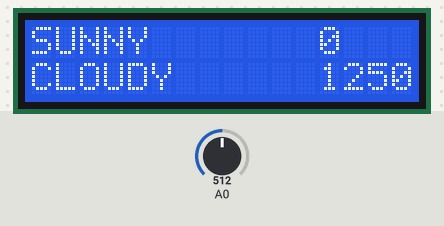
A sketch run on a simulated Arduino Uno, built with avr-gcc and run on an emulated ATmega328P. Shown: 16×2 character LCD. The test bench sets the inputs (shaded band); at power-on: A0 = 512. Random numbers use the default seed unless the sketch sets one; what the sketch prints to the serial monitor is not drawn.

Above: at 0.2 s.
At 25.3 s:
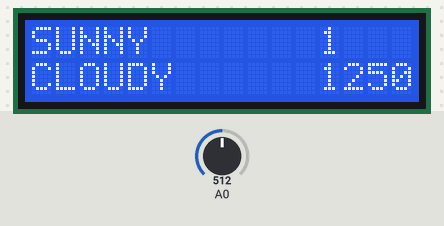
At 37.8 s:
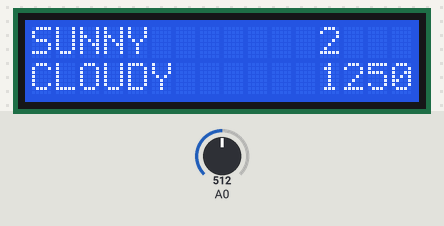
At 62.9 s:
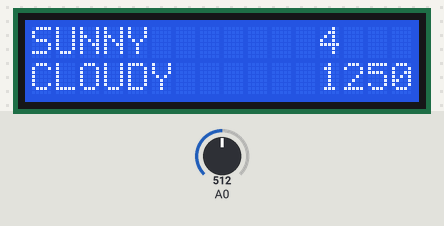
At 88.0 s:
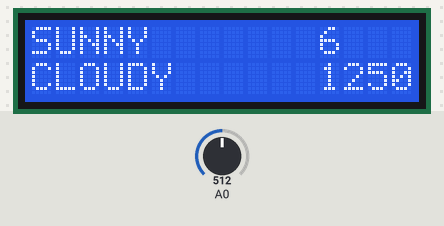
At 125.6 s:
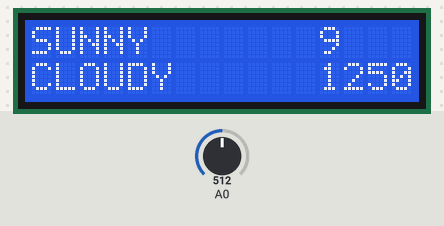

Measured:
- what the display in image 0 shows lasts 25.1 s, from 0.1 s to 25.2 s
- what the display in image 1 shows lasts 12.6 s, from 25.2 s to 37.8 s

The sketch:

prog_arduino.ino
```cpp
#include <LiquidCrystal.h>
#include <math.h>


LiquidCrystal lcd(8, 9, 4, 5, 6, 7);           // select the pins used on the LCD panel

// define some values used by the panel and buttons
int lcd_key     = 0;
int adc_key_in  = 0;

#define btnRIGHT  0
#define btnUP     1
#define btnDOWN   2
#define btnLEFT   3
#define btnSELECT 4
#define btnNONE   5

#define RAINNY        0
#define CLOUDY        1
#define SUNNY         2
#define HEATWAVE      3
#define THUNDERSTORM  4

typedef enum {
  H_INIT,
  H_IDLE,
  H_TICK_H,
  H_TICK_D
} HORLOGE_STATE;

typedef enum {
  M_IDLE,
  M_SELECT
} METROLOGY_STATE;

typedef enum {
  rainny,
  cloudy,
  sunny,
  heatwave,
  thunderstorm
} WEATHER;

typedef enum {
  C_IDLE,
  C_ON,
  C_HOLD
} CLICK_STATE;

// Etats courants
HORLOGE_STATE horloge_state;
METROLOGY_STATE metrology_state;
CLICK_STATE click_state;

// Variables globales
unsigned long timer = 0, click_timer = 0;
int tempo_hour = 12500;
int nb_h = 0, nb_d = 0, h_from_begin;
bool tick_hour = 0, tick_day = 0;
int current_weather, forecast_weather;

// Définitions des fonctions de la tâche Horloge
void horloge_init();
void horloge_update();
void horloge_output();

// Définitions des fonctions de la tâche Metrology
void metrology_init();
void metrology_update();
void metrology_output();

// Définitions des fonctions de la tâche Click
void click_init();
void click_update();
void click_output();

// Définitions des fonctions de l'affichage
int read_LCD_buttons();
void send_data();


/******************* Main *********************/

void setup() {
  // start serial
  Serial.begin(9600);

  // start the library
  lcd.begin(16, 2);

  // Initialisation de toutes les machines à états
  horloge_init();
  metrology_init();
  click_init();
  send_data();
}

void loop() {
  // Mise à jour des états
  horloge_update();
  metrology_update();
  click_update();

  // Mise à jour des sorties
  horloge_output();
  metrology_output();
  click_output();

}


/**************** Screen Functions ******************/

int read_LCD_buttons() {              // read the buttons
  adc_key_in = analogRead(0);       // read the value from the sensor

  // my buttons when read are centered at these values: 0, 144, 329, 504, 741
  // we add approx 50 to those values and check to see if we are close
  // We make this the 1st option for speed reasons since it will be the most likely result

  if (adc_key_in > 1000) return btnNONE;
  if (adc_key_in < 50)   return btnRIGHT;
  if (adc_key_in < 250)  return btnUP;
  if (adc_key_in < 450)  return btnDOWN;
  if (adc_key_in < 650)  return btnLEFT;
  if (adc_key_in < 850)  return btnSELECT;

  return btnNONE;                // when all others fail, return this.
}


/**************** Horloge functions ******************/

void horloge_init() {
  horloge_state = H_INIT;
}

void horloge_update()
{
  HORLOGE_STATE next_state = horloge_state;

  switch (horloge_state)
  {
    case H_INIT :
      timer = millis() + tempo_hour;
      next_state = H_IDLE;
      break;
    case H_IDLE :
      if (timer < millis()) next_state = H_TICK_H;
      break;
    case H_TICK_H :
      nb_h ++;
      if (nb_h == 24) {
        nb_d++;
        nb_h = 0;
        next_state = H_TICK_D;
      } else if (nb_h < 24) {
        next_state = H_INIT;
      }
      break;
    case H_TICK_D :
      next_state = H_INIT;
      break;
  }
  horloge_state = next_state;
}

void horloge_output() {
  switch (horloge_state)
  {
    case H_INIT :
      tick_hour = 0;
      tick_day = 0;
      break;
    case H_IDLE :
      break;
    case H_TICK_H :
      send_data();
      tick_hour = 1;
      break;
    case H_TICK_D :
      tick_day = 1;
      break;
  }
}


/**************** Metrology functions ******************/

void metrology_init() {
  metrology_state = M_IDLE;
  current_weather = SUNNY;
  forecast_weather = CLOUDY;
  lcd.setCursor(0, 0);
  lcd.print("SUNNY          ");
  lcd.setCursor(0, 1);
  lcd.print("CLOUDY           ");

}

void metrology_update() {
  METROLOGY_STATE next_state = metrology_state;

  switch (metrology_state)
  {
    case M_IDLE :
      if (tick_day) next_state = M_SELECT;
      break;
    case M_SELECT :
      next_state = M_IDLE;
      break;
  }
  metrology_state = next_state;
}

void metrology_output() {

  switch (metrology_state)
  {
    case M_IDLE :
      break;
    case M_SELECT :

      int rand_current = random(1, 101);
      int rand_forecast = random(1, 101);

      if      (rand_current == 2)                      {
        current_weather = (forecast_weather + 2) % 5;
      }
      else if (rand_current == 1)                      {
        current_weather = (forecast_weather - 2) % 5;
      }
      else if (rand_current > 2 && rand_current <= 7)   {
        current_weather = (forecast_weather + 1) % 5;
      }
      else if (rand_current > 7 && rand_current <= 12)  {
        current_weather = (forecast_weather - 1) % 5;
      }
      else if (rand_current > 12 && rand_current <= 100) {
        current_weather = forecast_weather;
      }

      if      (rand_forecast >  0 && rand_forecast <= 15) {
        forecast_weather = RAINNY;
      }
      else if (rand_forecast > 15 && rand_forecast <= 35) {
        forecast_weather = CLOUDY;
      }
      else if (rand_forecast > 35 && rand_forecast <= 75) {
        forecast_weather = SUNNY;
      }
      else if (rand_forecast > 75 && rand_forecast <= 95) {
        forecast_weather = HEATWAVE;
      }
      else if (rand_forecast > 95 && rand_forecast <= 100) {
        forecast_weather = THUNDERSTORM;
      }
      break;
  }
}


/**************** Click functions ******************/

void click_init() {
  click_state = C_IDLE;
}

void click_update() {
  CLICK_STATE next_state = click_state;
  int btn = read_LCD_buttons();
  switch (click_state)
  {
    case C_IDLE :
      if (btn != btnNONE) {
        next_state = C_ON;
        click_timer = millis() + 10;
      }
      break;
    case C_ON :
      if (click_timer < millis() && read_LCD_buttons() != btnNONE) {
        next_state = C_HOLD;
      }
      break;
    case C_HOLD :
      if (read_LCD_buttons() == btnNONE)
        next_state = C_IDLE;
      break;
  }
  click_state = next_state;
}

void click_output() {

  int btn = read_LCD_buttons();
  static bool first = false;
  switch (click_state)
  {
    case C_IDLE :
      break;
    case C_ON :
      first = true;
      break;
    case C_HOLD :
      if (first) {
        switch (btn)
        {
          case btnRIGHT:
            break;
          case btnUP:
            if (tempo_hour < 30000)
              tempo_hour += 1000;
            break;
          case btnDOWN:
            if (tempo_hour >= 1000)
              tempo_hour -= 1000;
            break;
          case btnLEFT:
            break;
          case btnSELECT:
            break;
          case btnNONE:
            break;
        }
        first = false;
        lcd.setCursor(12, 1);
        lcd.print(tempo_hour);
      }
      break;
  }
}


void send_data() {

  Serial.print("{\"timestamp\" : \"");
  Serial.print(h_from_begin);
  Serial.print("\",\"weather\" : [{\"dfn\" : \"0\", \"weather\" : \"");

  lcd.setCursor(0, 0);
  switch (current_weather) {
    case RAINNY :
      lcd.print("RAINNY          ");
      Serial.print("rainny");
      break;
    case CLOUDY :
      lcd.print("CLOUDY          ");
      Serial.print("cloudy");
      break;
    case SUNNY :
      lcd.print("SUNNY           ");
      Serial.print("sunny");
      break;
    case HEATWAVE :
      lcd.print("HEATWAVE        ");
      Serial.print("heatwave");
      break;
    case THUNDERSTORM :
      lcd.print("THUNDERSTORM    ");
      Serial.print("thunderstorm");
      break;
  }
  Serial.print("\"},{\"dfn\" : \"1\", \"weather\" : \"");

  lcd.setCursor(0, 1);
  switch (forecast_weather) {
    case RAINNY :
      lcd.print("RAINNY          ");
      Serial.print("rainny");
      break;
    case CLOUDY :
      lcd.print("CLOUDY          ");
      Serial.print("cloudy");
      break;
    case SUNNY :
      lcd.print("SUNNY           ");
      Serial.print("sunny");
      break;
    case HEATWAVE :
      lcd.print("HEATWAVE        ");
      Serial.print("heatwave");
      break;
    case THUNDERSTORM :
      lcd.print("THUNDERSTROM    ");
      Serial.print("thunderstorm");
      break;
  }
  Serial.print("\"}]}");
  Serial.println("!");

  h_from_begin = nb_d * 24 + nb_h;

  lcd.setCursor(12, 0);
  lcd.print(h_from_begin);
  lcd.setCursor(12, 1);
  lcd.print(tempo_hour);
}
```
